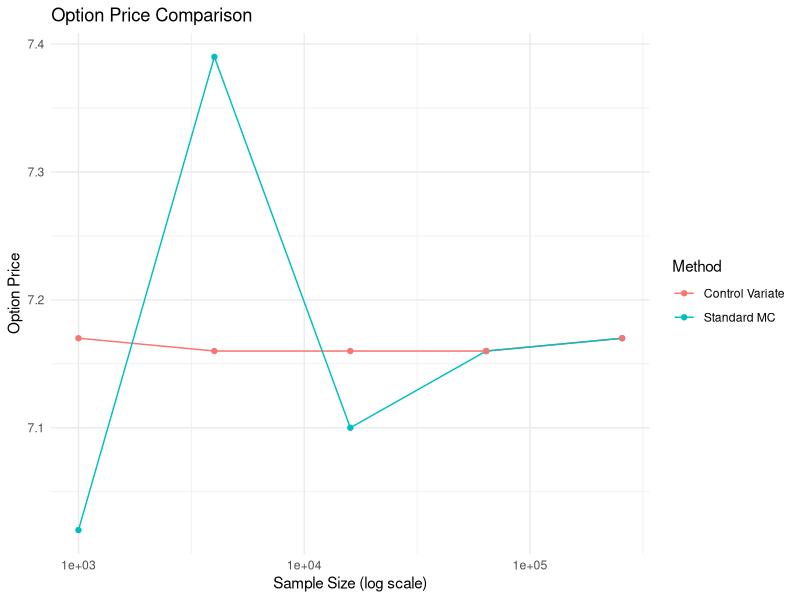
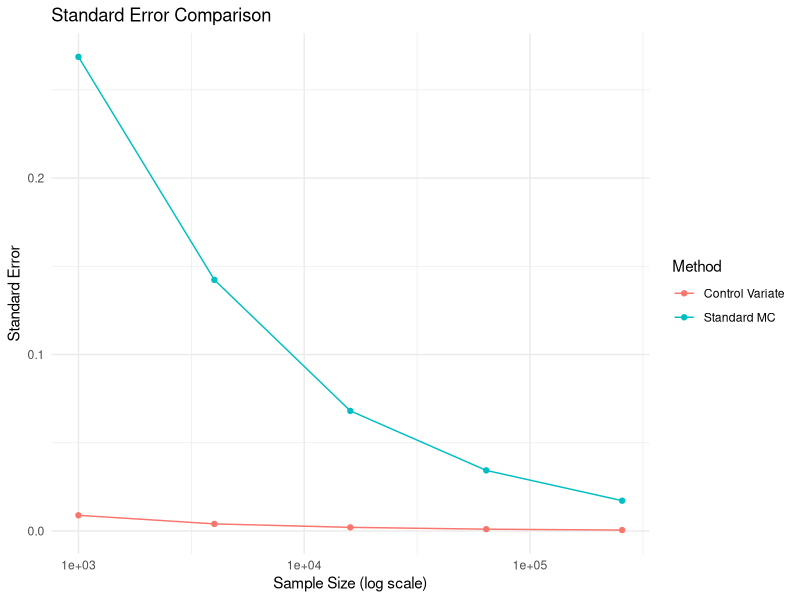
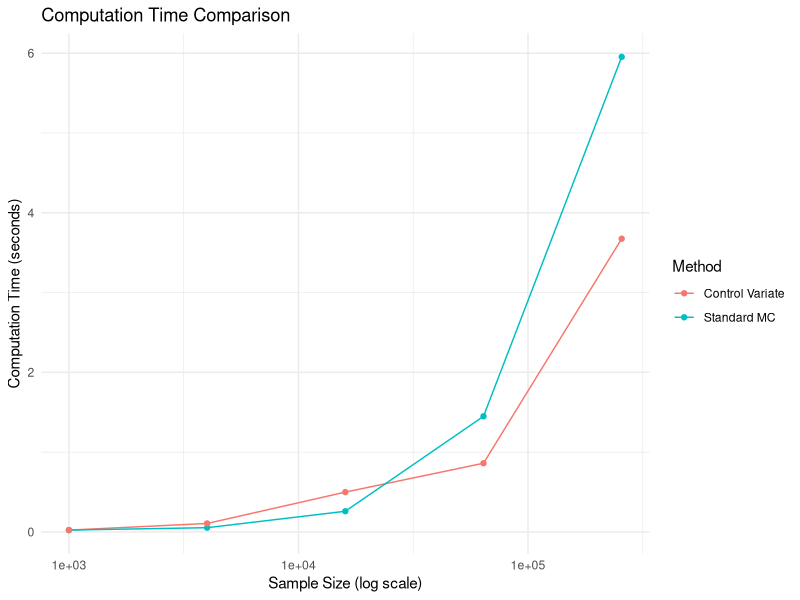

Here is the R script that generated these plots, in order:
## ---- chunk 1
price_asian_call_MC <- function(S0, K, T, r, q, sigma, m, N) {
  start_time <- proc.time()
  delta_t <- T / m
  sqrt_delta_t <- sqrt(delta_t)
  
  # Generate N x m standard normal random variables
  Z <- matrix(rnorm(N * m), nrow = N, ncol = m)
  
  # Simulate log prices and then transform to prices
  drift <- (r - q - 0.5 * sigma^2) * delta_t
  diffusion <- sigma * sqrt_delta_t * Z
  W <- t(apply(diffusion, 1, cumsum))
  log_S <- log(S0) + outer(rep(1, N), drift * (1:m)) + W
  S <- exp(log_S)
  
  # Calculate arithmetic average and payoffs
  S_bar <- rowMeans(S)
  payoffs <- pmax(S_bar - K, 0)
  discounted_payoffs <- exp(-r * T) * payoffs
  
  # Estimate option price
  option_price <- mean(discounted_payoffs)
  std_error <- sd(discounted_payoffs) / sqrt(N)
  
  # Calculate 95% confidence interval
  CI_lower <- option_price - 1.96 * std_error
  CI_upper <- option_price + 1.96 * std_error

  end_time <- proc.time()
  comp_time <- (end_time - start_time)[["elapsed"]]
  
  return(list(
    N = N,
    Option_Price = round(option_price, 2),
    Standard_Error = round(std_error, 5),
    Confidence_Interval = c(round(CI_lower, 2), round(CI_upper, 2)),
    Computation_Time_sec = round(comp_time, 4)
  ))
}
## ---- chunk 2
# Set parameters
S0 <- 100      # Initial asset price
K <- 100       # Strike price
T <- 1         # Time to maturity (in years)
r <- 0.10      # Risk-free rate
q <- 0         # Dividend yield
sigma <- 0.20  # Volatility
m <- 50        # Number of monitoring points

sample_sizes <- c(1000, 4000, 16000, 64000, 256000)

# Initialize a data frame to store results
standard_mc_results <- data.frame(
  Sample_Size = numeric(),
  Option_Price = numeric(),
  Standard_Error = numeric(),
  CI_Lower = numeric(),
  CI_Upper = numeric(),
  Computation_Time_sec = numeric(),
  stringsAsFactors = FALSE
)

# Set the seed once before the loop
set.seed(123)

# Loop through different sample sizes
for (N in sample_sizes) {
  result <- price_asian_call_MC(S0, K, T, r, q, sigma, m, N)
  standard_mc_results <- rbind(standard_mc_results, data.frame(
    Sample_Size = N,
    Option_Price = result$Option_Price,
    Standard_Error = result$Standard_Error,
    CI_Lower = result$Confidence_Interval[1],
    CI_Upper = result$Confidence_Interval[2],
    Computation_Time_sec = result$Computation_Time_sec
  ))
}

# Display results in a table
print(standard_mc_results)
## ---- chunk 3
# function to calculate the analytical price of Geometric Asian Call Option
price_geometric_asian_call <- function(S0, K, T, r, q, sigma, m){
  delta_t <- T/m
  sigma_sq <- sigma^2 
  sigma_z_sq <- (sigma_sq) * (m + 1) * (2 * m + 1) / (6 * m^2) 
  drift <-(r - q - 0.5*sigma_sq) * (m + 1) / (2 * m) + 0.5 * sigma_z_sq
  sigma_z <- sqrt(sigma_z_sq)
  d1 <- (log(S0/K) + (drift + 0.5 * sigma_z_sq) * T) / (sigma_z * sqrt(T))
  d2 <- (log(S0/K) + (drift - 0.5 * sigma_z_sq) * T) / (sigma_z * sqrt(T))
  geo_asian_price <- exp(-r*T) * (S0* exp(drift * T) * pnorm(d1) - K * pnorm(d2))
  return(geo_asian_price)
}

## ---- chunk 4
# function to price asian call option using geometric asian call price as a control variate
price_asian_call_MC_control_variate <- function(S0, K, T, r, q, sigma, m, N) {
  start_time <- proc.time()

  delta_t <- T / m
  sqrt_delta_t <- sqrt(delta_t)
  
  Z <- matrix(rnorm(N * m), nrow = N, ncol = m)
  
  drift <- (r - q - 0.5 * sigma^2) * delta_t
  diffusion <- sigma * sqrt_delta_t * Z
  W <- t(apply(diffusion, 1, cumsum))
  log_S <- log(S0) + outer(rep(1, N), (r - q - 0.5 * sigma^2) * (delta_t * (1:m))) + W 
  S <- exp(log_S)
  
  S_bar_arith <- rowMeans(S)
  S_bar_geo <- exp(rowMeans(log(S)))
  
  payoffs_arith <- pmax(S_bar_arith - K, 0)
  
  # Calculate payoffs for geometric Asian call
  payoffs_geo <- pmax(S_bar_geo - K, 0)
  
  # Discount payoffs to present value
  discounted_payoffs_arith <- exp(-r * T) * payoffs_arith
  discounted_payoffs_geo <- exp(-r * T) * payoffs_geo
  
  # Calculate analytical price of Geometric Asian Call
  geo_asian_price <- price_geometric_asian_call(S0, K, T, r, q, sigma, m)
  
  # Calculate covariance and variance for Control Variate
  cov_xy <- cov(discounted_payoffs_arith, discounted_payoffs_geo)
  var_y <- var(discounted_payoffs_geo)
  
  # Optimal coefficient
  theta <- cov_xy / var_y
  
  # Calculate Control Variate estimator
  control_variate_estimator <- discounted_payoffs_arith - theta * (discounted_payoffs_geo - geo_asian_price)
  
  # Calculate option price using Control Variate
  option_price_cv <- mean(control_variate_estimator)

  std_error_cv <- sd(control_variate_estimator) / sqrt(N)
  
  CI_lower_cv <- option_price_cv - 1.96 * std_error_cv
  CI_upper_cv <- option_price_cv + 1.96 * std_error_cv
  
  end_time <- proc.time()
  comp_time <- (end_time - start_time)[["elapsed"]]
  
  return(list(
    N = N,
    Option_Price_CV = round(option_price_cv, 2),
    Standard_Error_CV = round(std_error_cv, 5),
    Confidence_Interval_CV = c(round(CI_lower_cv, 2), round(CI_upper_cv, 2)),
    Computation_Time_sec = round(comp_time, 4)
  ))
}
## ---- chunk 5
# Set parameters
S0 <- 100      # Initial asset price
K <- 100       # Strike price
T <- 1         # Time to maturity (in years)
r <- 0.10      # Risk-free rate
q <- 0         # Dividend yield
sigma <- 0.20  # Volatility
m <- 50        # Number of monitoring points

sample_sizes <- c(1000, 4000, 16000, 64000, 256000)
results_cv <- data.frame(
  Sample_Size = numeric(),
  Option_Price_CV = numeric(),
  Standard_Error_CV = numeric(),
  CI_Lower_CV = numeric(),
  CI_Upper_CV = numeric(),
  Computation_Time_sec = numeric(),
  stringsAsFactors = FALSE
)


for (N in sample_sizes) {
  # Monte Carlo with Control Variate
  res_cv <- price_asian_call_MC_control_variate(S0, K, T, r, q, sigma, m, N)
  results_cv <- rbind(results_cv, data.frame(
    Sample_Size = res_cv$N,
    Option_Price_CV = res_cv$Option_Price_CV,
    Standard_Error_CV = res_cv$Standard_Error_CV,
    CI_Lower_CV = res_cv$Confidence_Interval_CV[1],
    CI_Upper_CV = res_cv$Confidence_Interval_CV[2],
    Computation_Time_sec = res_cv$Computation_Time_sec
  ))
}

print(results_cv)

## ---- chunk 6
library(ggplot2)
combined_option_price <- data.frame(
  Sample_Size = rep(standard_mc_results$Sample_Size, 2),
  Option_Price = c(standard_mc_results$Option_Price, results_cv$Option_Price_CV),
  Method = rep(c("Standard MC", "Control Variate"), each = 5)
)

# Plot Option Price comparison
ggplot(combined_option_price, aes(x = Sample_Size, y = Option_Price, color = Method)) +
  geom_line() +
  geom_point() +
  scale_x_log10() +
  labs(
    title = "Option Price Comparison",
    x = "Sample Size (log scale)",
    y = "Option Price"
  ) +
  theme_minimal()

combined_standard_error <- data.frame(
  Sample_Size = rep(standard_mc_results$Sample_Size, 2),
  Standard_Error = c(standard_mc_results$Standard_Error, results_cv$Standard_Error_CV),
  Method = rep(c("Standard MC", "Control Variate"), each = 5)
)

# Plot Standard Error comparison
ggplot(combined_standard_error, aes(x = Sample_Size, y = Standard_Error, color = Method)) +
  geom_line() +
  geom_point() +
  scale_x_log10() +
  labs(
    title = "Standard Error Comparison",
    x = "Sample Size (log scale)",
    y = "Standard Error"
  ) +
  theme_minimal()

combined_computation_time <- data.frame(
  Sample_Size = rep(standard_mc_results$Sample_Size, 2),
  Computation_Time_sec = c(standard_mc_results$Computation_Time_sec, results_cv$Computation_Time_sec),
  Method = rep(c("Standard MC", "Control Variate"), each = 5)
)

# Plot Computation Time comparison
ggplot(combined_computation_time, aes(x = Sample_Size, y = Computation_Time_sec, color = Method)) +
  geom_line() +
  geom_point() +
  scale_x_log10() +
  labs(
    title = "Computation Time Comparison",
    x = "Sample Size (log scale)",
    y = "Computation Time (seconds)"
  ) +
  theme_minimal()

